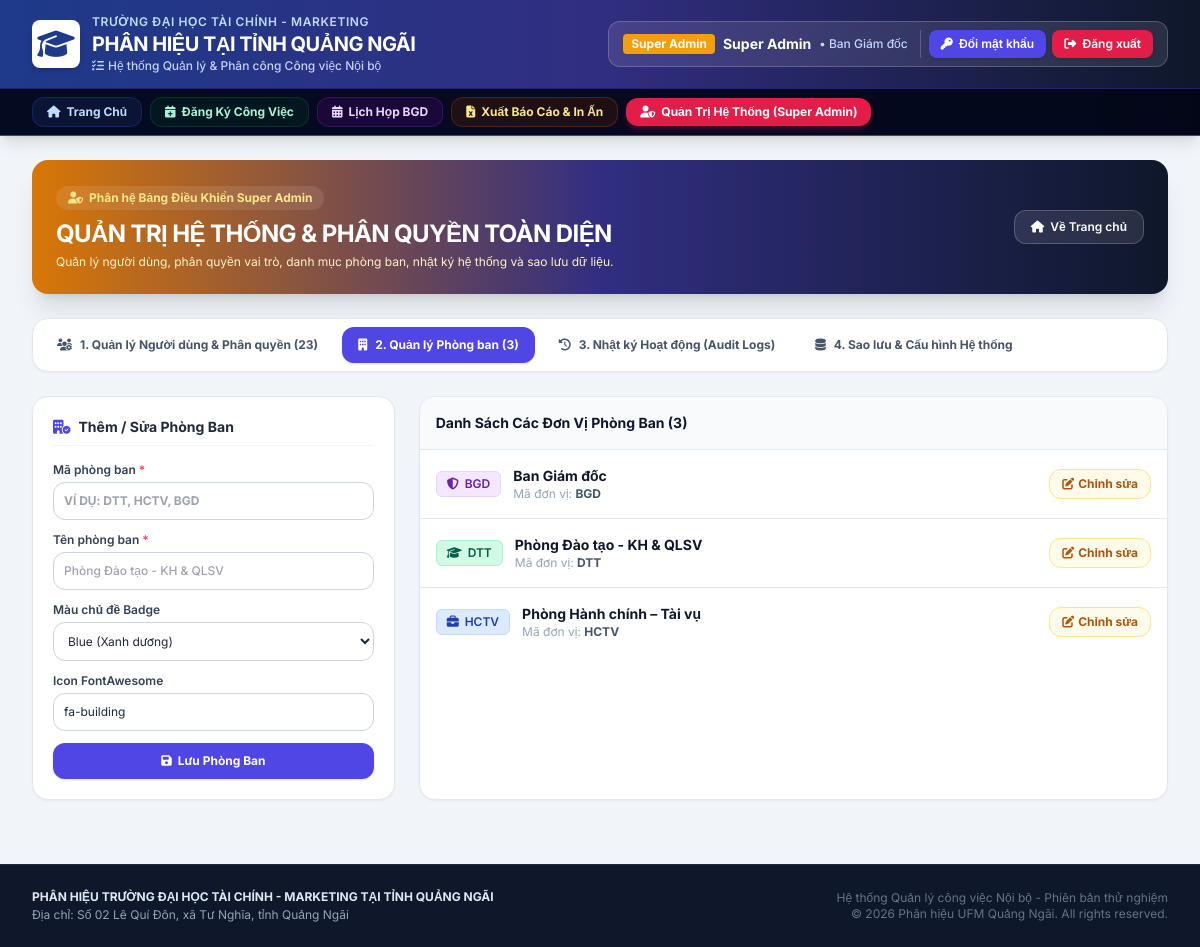
Page /admin.php?tab=departments (signed in) on the committed database.
### tables this page shows
CREATE TABLE IF NOT EXISTS `users` (
    `id` INT AUTO_INCREMENT PRIMARY KEY,
    `fullname` VARCHAR(255) NOT NULL,
    `email` VARCHAR(255) NOT NULL UNIQUE,
    `password` VARCHAR(255) NOT NULL,
    `role` ENUM('BGD', 'TRUONG_PHONG', 'NHAN_VIEN', 'HO_TRO', 'SUPER_ADMIN') NOT NULL DEFAULT 'NHAN_VIEN',
    `department_id` INT NOT NULL,
    FOREIGN KEY (`department_id`) REFERENCES `departments`(`id`) ON DELETE CASCADE
);

CREATE TABLE IF NOT EXISTS `departments` (
    `id` INT AUTO_INCREMENT PRIMARY KEY,
    `code` VARCHAR(20) NOT NULL UNIQUE,
    `name` VARCHAR(255) NOT NULL,
    `color_theme` VARCHAR(50) DEFAULT 'blue',
    `icon` VARCHAR(50) DEFAULT 'fa-building'
);

### includes/auth.php (called while the page is built, shortened)
<?php
function getCurrentUser($pdo) {
    try {
        $stmt = $pdo->prepare("SELECT u.*, d.name AS department_name, d.code AS department_code, d.color_theme, d.icon AS department_icon FROM users u JOIN departments d ON u.department_id = d.id WHERE u.id = ?");
        $stmt->execute([$_SESSION['user_id']]);
        return $stmt->fetch() ?: null;
    } catch (\PDOException $e) {
        return null;
    }
}

### admin.php (the view, shortened to what this page needs)
<?php
require_once __DIR__ . '/includes/header.php';
$tab = $_GET['tab'] ?? 'users';
$allUsers = $pdo->query("SELECT u.*, d.name AS department_name, d.code AS department_code FROM users u JOIN departments d ON u.department_id = d.id ORDER BY u.id ASC")->fetchAll();
$allDepartments = getDepartments($pdo);
?>
<div class="w-full">
    <div class="bg-gradient-to-r from-amber-600 via-indigo-900 to-slate-900 rounded-2xl p-6 text-white shadow-xl mb-6 flex flex-col md:flex-row md:items-center justify-between gap-4">
        <div>
            <div class="inline-flex items-center gap-1.5 px-3 py-1 rounded-full bg-white/10 backdrop-blur-md text-amber-200 text-xs font-bold mb-2">
                <i class="fa-solid fa-user-shield"></i>
                <span>Phân hệ Bảng Điều Khiển Super Admin</span>
            </div>
            <h2 class="text-xl md:text-2xl font-bold tracking-tight">QUẢN TRỊ HỆ THỐNG & PHÂN QUYỀN TOÀN DIỆN</h2>
            <p class="text-xs text-amber-100 mt-1">Quản lý người dùng, phân quyền vai trò, danh mục phòng ban, nhật ký hệ thống và sao lưu dữ liệu.</p>
        </div>
        <div class="flex items-center gap-2">
            <a href="index.php" class="bg-white/10 hover:bg-white/20 text-white border border-white/20 px-4 py-2 rounded-xl text-xs font-semibold transition inline-flex items-center gap-1.5">
                <i class="fa-solid fa-house"></i>
                <span>Về Trang chủ</span>
            </a>
        </div>
    </div>
    <div class="bg-white rounded-2xl shadow-sm border border-slate-200 p-2 mb-6 flex flex-wrap gap-2 text-xs font-bold">
        <a href="admin.php?tab=users" class="px-4 py-2.5 rounded-xl transition flex items-center gap-2 <?= $tab === 'users' ? 'bg-indigo-600 text-white shadow' : 'text-slate-600 hover:bg-slate-100' ?>">
            <i class="fa-solid fa-users-gear"></i>
            <span>1. Quản lý Người dùng & Phân quyền (<?= count($allUsers) ?>)</span>
        </a>
        <a href="admin.php?tab=departments" class="px-4 py-2.5 rounded-xl transition flex items-center gap-2 <?= $tab === 'departments' ? 'bg-indigo-600 text-white shadow' : 'text-slate-600 hover:bg-slate-100' ?>">
            <i class="fa-solid fa-building"></i>
            <span>2. Quản lý Phòng ban (<?= count($allDepartments) ?>)</span>
        </a>
        <a href="admin.php?tab=logs" class="px-4 py-2.5 rounded-xl transition flex items-center gap-2 <?= $tab === 'logs' ? 'bg-indigo-600 text-white shadow' : 'text-slate-600 hover:bg-slate-100' ?>">
            <i class="fa-solid fa-clock-rotate-left"></i>
            <span>3. Nhật ký Hoạt động (Audit Logs)</span>
        </a>
        <a href="admin.php?tab=backup" class="px-4 py-2.5 rounded-xl transition flex items-center gap-2 <?= $tab === 'backup' ? 'bg-indigo-600 text-white shadow' : 'text-slate-600 hover:bg-slate-100' ?>">
            <i class="fa-solid fa-database"></i>
            <span>4. Sao lưu & Cấu hình Hệ thống</span>
        </a>
    </div>
    <?php if ($tab === 'departments'): ?>
        <div class="grid grid-cols-1 md:grid-cols-3 gap-6">
            <div class="bg-white rounded-2xl shadow-sm border border-slate-200 p-5 h-fit">
                <h3 class="font-bold text-slate-800 text-sm mb-4 pb-2 border-b border-slate-100 flex items-center gap-2">
                    <i class="fa-solid fa-building-circle-check text-indigo-600"></i>
                    <span>Thêm / Sửa Phòng Ban</span>
                </h3>
                <form method="POST" action="admin.php?tab=departments" class="space-y-3">
                    <div>
                        <label class="block text-xs font-semibold text-slate-700 mb-1">Mã phòng ban <span class="text-rose-500">*</span></label>
                        <input type="text" name="code" id="dept_code" required placeholder="Ví dụ: DTT, HCTV, BGD" class="w-full p-2.5 border border-slate-300 rounded-xl text-xs uppercase font-bold outline-none">
                    </div>
                    <div>
                        <label class="block text-xs font-semibold text-slate-700 mb-1">Tên phòng ban <span class="text-rose-500">*</span></label>
                        <input type="text" name="name" id="dept_name" required placeholder="Phòng Đào tạo - KH & QLSV" class="w-full p-2.5 border border-slate-300 rounded-xl text-xs font-medium outline-none">
                    </div>
                    <div>
                        <label class="block text-xs font-semibold text-slate-700 mb-1">Màu chủ đề Badge</label>
                        <select name="color_theme" id="dept_color_theme" class="w-full p-2.5 border border-slate-300 rounded-xl text-xs bg-white outline-none">
                            <option value="blue">Blue (Xanh dương)</option>
                        </select>
                    </div>
                    <div>
                        <label class="block text-xs font-semibold text-slate-700 mb-1">Icon FontAwesome</label>
                        <input type="text" name="icon" id="dept_icon" value="fa-building" class="w-full p-2.5 border border-slate-300 rounded-xl text-xs outline-none">
                    </div>
                    <button type="submit" class="w-full bg-indigo-600 hover:bg-indigo-700 text-white font-bold py-2.5 rounded-xl text-xs shadow transition flex items-center justify-center gap-1.5">
                        <i class="fa-solid fa-floppy-disk"></i>
                        <span>Lưu Phòng Ban</span>
                    </button>
                </form>
            </div>
            <div class="md:col-span-2 bg-white rounded-2xl shadow-sm border border-slate-200 overflow-hidden">
                <div class="p-4 bg-slate-50 border-b border-slate-200">
                    <h3 class="font-bold text-slate-900 text-sm">Danh Sách Các Đơn Vị Phòng Ban (<?= count($allDepartments) ?>)</h3>
                </div>
                <div class="divide-y divide-slate-200">
                    <?php foreach ($allDepartments as $d): ?>
                        <div class="p-4 flex items-center justify-between hover:bg-slate-50 transition">
                            <div class="flex items-center gap-3">
                                <?= renderDepartmentBadge($d['code'], $d['name'], $d['color_theme'], $d['icon']) ?>
                                <div>
                                    <div class="font-bold text-slate-900 text-sm"><?= htmlspecialchars($d['name']) ?></div>
                                    <div class="text-xs text-slate-400">Mã đơn vị: <span class="font-bold text-slate-600"><?= htmlspecialchars($d['code']) ?></span></div>
                                </div>
                            </div>
                            <button onclick='editDepartment(<?= json_encode($d) ?>)' class="px-3 py-1.5 bg-amber-50 hover:bg-amber-600 text-amber-700 hover:text-white border border-amber-200 rounded-xl text-xs font-bold transition flex items-center gap-1">
                                <i class="fa-solid fa-pen-to-square"></i>
                                <span>Chỉnh sửa</span>
                            </button>
                        </div>
                    <?php endforeach; ?>
                </div>
            </div>
        </div>
    <?php endif; ?>
</div>
<?php require_once __DIR__ . '/includes/footer.php'; ?>

### includes/header.php (shortened to what this page needs)
<?php
require_once __DIR__ . '/auth.php';
require_once __DIR__ . '/functions.php';
$currentUser = getCurrentUser($pdo);
$roleLabel = $currentUser['role'];
if ($roleLabel === 'TRUONG_PHONG') {
    $roleLabel = 'Trưởng phòng';
} elseif ($roleLabel === 'NHAN_VIEN') {
    $roleLabel = 'Nhân viên';
} elseif ($roleLabel === 'HO_TRO') {
    $roleLabel = 'Hỗ trợ';
} elseif ($roleLabel === 'BGD') {
    $roleLabel = 'Ban Giám đốc';
} elseif ($roleLabel === 'SUPER_ADMIN') {
    $roleLabel = 'Super Admin';
}
?>
<!DOCTYPE html>
<html lang="vi">
<head>
    <script src="https://cdn.tailwindcss.com"></script>
    <link rel="stylesheet" href="https://cdnjs.cloudflare.com/ajax/libs/font-awesome/6.5.1/css/all.min.css">
    <link rel="stylesheet" href="https://cdn.jsdelivr.net/npm/flatpickr/dist/flatpickr.min.css">
</head>
<body class="bg-slate-100 font-sans text-slate-800 flex flex-col min-h-screen">
<header class="bg-gradient-to-r from-blue-900 via-indigo-900 to-slate-900 text-white shadow-lg no-print border-b border-indigo-700">
    <div class="w-full px-4 sm:px-6 lg:px-8 py-3.5">
        <div class="flex flex-col md:flex-row md:items-center justify-between gap-4">
            <div class="flex items-center space-x-3">
                <div class="w-12 h-12 bg-white rounded-lg flex items-center justify-center p-1 shadow-md">
                    <i class="fa-solid fa-graduation-cap text-3xl text-blue-900"></i>
                </div>
                <div>
                    <div class="text-xs font-semibold uppercase tracking-wider text-blue-200">
                        TRƯỜNG ĐẠI HỌC TÀI CHÍNH - MARKETING
                    </div>
                    <div class="text-lg md:text-xl font-bold tracking-tight text-white flex items-center gap-2">
                        <span>PHÂN HIỆU TẠI TỈNH QUẢNG NGÃI</span>
                    </div>
                    <div class="text-xs text-indigo-200 flex items-center gap-1 font-medium">
                        <i class="fa-solid fa-[#0088cc] fa-list-check"></i>
                        <span>Hệ thống Quản lý & Phân công Công việc Nội bộ</span>
                    </div>
                </div>
            </div>
            <div class="flex items-center gap-3 bg-white/10 backdrop-blur-md px-3.5 py-2 rounded-xl border border-white/20">
                <div class="flex items-center gap-2 text-xs">
                    <span class="px-2 py-0.5 rounded text-xs font-bold bg-amber-500 text-white shadow-sm">
                        <?= htmlspecialchars($roleLabel) ?>
                    </span>
                    <span class="font-bold text-white text-sm">
                        <?= htmlspecialchars($currentUser['fullname']) ?>
                    </span>
                    <span class="text-blue-200 font-medium">
                        • <?= htmlspecialchars($currentUser['department_name']) ?>
                    </span>
                </div>
                <div class="flex items-center gap-1.5 border-l border-white/20 pl-2">
                    <a href="profile.php" class="bg-indigo-600 hover:bg-indigo-700 text-white px-3 py-1.5 rounded-lg text-xs font-semibold transition flex items-center gap-1.5 shadow" title="Đổi mật khẩu">
                        <i class="fa-solid fa-key"></i>
                        <span>Đổi mật khẩu</span>
                    </a>
                    <a href="logout.php" class="bg-rose-600 hover:bg-rose-700 text-white px-3 py-1.5 rounded-lg text-xs font-semibold transition flex items-center gap-1.5 shadow" title="Đăng xuất">
                        <i class="fa-solid fa-right-from-bracket"></i>
                        <span>Đăng xuất</span>
                    </a>
                </div>
            </div>
        </div>
    </div>
    <nav class="bg-slate-950/90 border-t border-indigo-800/60 px-4 sm:px-6 lg:px-8">
        <div class="w-full flex items-center space-x-1 sm:space-x-2 py-2 overflow-x-auto">
            <?php
            $currentPage = basename($_SERVER['PHP_SELF']);
            ?>
            <a href="index.php" class="px-3.5 py-1.5 rounded-xl text-xs font-bold whitespace-nowrap transition flex items-center gap-1.5 <?= $currentPage === 'index.php' ? 'bg-blue-600 text-white shadow-md shadow-blue-900/50' : 'bg-blue-950/40 text-blue-200 hover:bg-blue-800/50 border border-blue-800/40' ?>">
                <i class="fa-solid fa-house"></i>
                <span>Trang Chủ</span>
            </a>
            <a href="batch_register.php" class="px-3.5 py-1.5 rounded-xl text-xs font-bold whitespace-nowrap transition flex items-center gap-1.5 <?= $currentPage === 'batch_register.php' ? 'bg-emerald-600 text-white shadow-md shadow-emerald-900/50' : 'bg-emerald-950/40 text-emerald-200 hover:bg-emerald-800/50 border border-emerald-800/40' ?>">
                <i class="fa-solid fa-calendar-plus"></i>
                <span>Đăng Ký Công Việc</span>
            </a>
            <a href="bgd_schedule.php" class="px-3.5 py-1.5 rounded-xl text-xs font-bold whitespace-nowrap transition flex items-center gap-1.5 <?= $currentPage === 'bgd_schedule.php' ? 'bg-purple-600 text-white shadow-md shadow-purple-900/50' : 'bg-purple-950/40 text-purple-200 hover:bg-purple-800/50 border border-purple-800/40' ?>">
                <i class="fa-solid fa-calendar-days"></i>
                <span>Lịch Họp BGD</span>
            </a>
            <a href="export.php" class="px-3.5 py-1.5 rounded-xl text-xs font-bold whitespace-nowrap transition flex items-center gap-1.5 <?= $currentPage === 'export.php' ? 'bg-amber-600 text-white shadow-md shadow-amber-900/50' : 'bg-amber-950/40 text-amber-200 hover:bg-amber-800/50 border border-amber-800/40' ?>">
                <i class="fa-solid fa-file-excel"></i>
                <span>Xuất Báo Cáo & In Ấn</span>
            </a>
            <?php if (isset($currentUser['role']) && $currentUser['role'] === 'SUPER_ADMIN'): ?>
                <a href="admin.php" class="px-3.5 py-1.5 rounded-xl text-xs font-bold whitespace-nowrap transition flex items-center gap-1.5 <?= $currentPage === 'admin.php' ? 'bg-rose-600 text-white shadow-md shadow-rose-900/50' : 'bg-rose-950/40 text-rose-200 hover:bg-rose-800/50 border border-rose-800/40' ?>">
                    <i class="fa-solid fa-user-shield"></i>
                    <span>Quản Trị Hệ Thống (Super Admin)</span>
                </a>
            <?php endif; ?>
        </div>
    </nav>
</header>
<main class="flex-grow w-full px-4 sm:px-6 lg:px-8 py-6">

### includes/functions.php (shortened to what this page needs)
<?php
function getDepartments($pdo) {
    $stmt = $pdo->query("SELECT * FROM departments ORDER BY id ASC");
    return $stmt->fetchAll();
}
function renderDepartmentBadge($code, $name, $colorTheme, $icon) {
    $codeEsc = htmlspecialchars($code);
    $nameEsc = htmlspecialchars($name);
    $iconEsc = htmlspecialchars($icon ?: 'fa-building');
    switch (strtolower($colorTheme)) {
        case 'purple':
            $badgeClass = 'bg-purple-100 text-purple-800 border-purple-200';
            break;
        case 'emerald':
        case 'green':
            $badgeClass = 'bg-emerald-100 text-emerald-800 border-emerald-200';
            break;
        case 'blue':
        default:
            $badgeClass = 'bg-blue-100 text-blue-800 border-blue-200';
            break;
    }
    return '<span class="inline-flex items-center gap-1.5 px-2.5 py-1 rounded-md text-xs font-semibold border ' . $badgeClass . '" title="' . $nameEsc . '">
                <i class="fa-solid ' . $iconEsc . ' text-xs"></i>
                <span>' . $codeEsc . '</span>
            </span>';
}

### rows in the picture
users: role "Super Admin", fullname "Super Admin", department.name "Ban Giám đốc"
departments: code "BGD", name "Ban Giám đốc"
departments: code "DTT", name "Phòng Đào tạo - KH & QLSV"
departments: code "HCTV", name "Phòng Hành chính – Tài vụ"

### other values in the picture
count($allUsers) "23"
count($allDepartments) "3"
